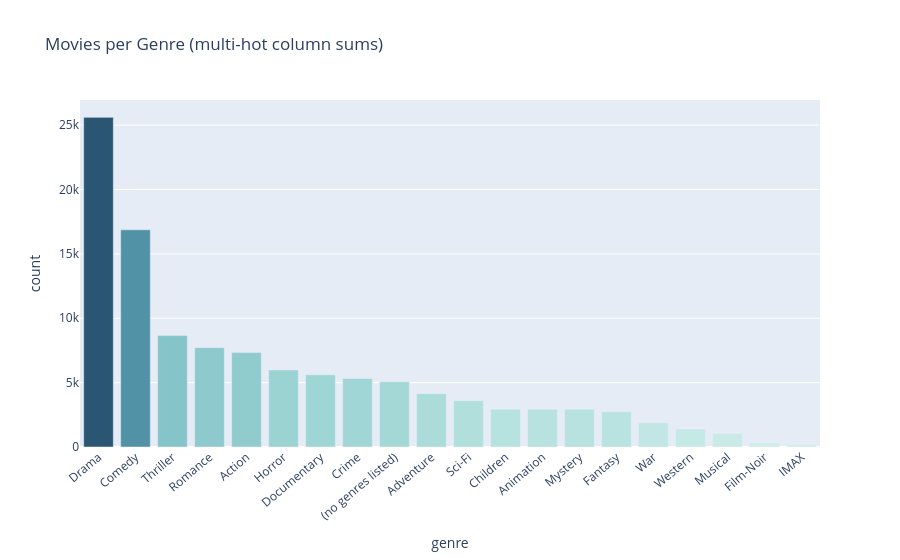

This figure's notebook cell:
### Markdown cell above
## 2. Genre Multi-hot Matrix

Each movie's pipe-separated genre string is expanded into a binary indicator
vector — one dimension per unique genre. This gives an interpretable, sparse
feature block that captures coarse content similarity at zero training cost.

### Code cell
genre_X     = build_genre_matrix(movies)
genre_names = movies["genres"].str.get_dummies(sep="|").columns.tolist()

print(f"Genre matrix shape: {genre_X.shape}")
print(f"Genres ({len(genre_names)}): {genre_names}")

genre_freq = (
    pd.DataFrame({
        "genre": genre_names,
        "count": np.asarray(genre_X.sum(axis=0)).ravel().astype(int),
    })
    .sort_values("count", ascending=False)
    .reset_index(drop=True)
)
fig = px.bar(
    genre_freq, x="genre", y="count",
    title="Movies per Genre (multi-hot column sums)",
    color="count", color_continuous_scale="Teal",
)
fig.update_layout(xaxis_tickangle=-40, coloraxis_showscale=False)
save_fig(fig, "13_genre_frequency")
display(genre_freq)

### Figure 1 — Plotly figure (JSON) as saved in the notebook; plotly's stock layout.template omitted (floating-point values rounded to 4 significant figures)
{"data": [{"hovertemplate": "genre=%{x}<br>count=%{marker.color}<extra></extra>", "legendgroup": "", "marker": {"color": [25606, 16870, 8654, 7719, 7348, 5989, 5605, 5319, 5062, 4145, 3595, 2935, 2929, 2925, 2731, 1874, 1399, 1054, 353, 195], "coloraxis": "coloraxis", "pattern": {"shape": ""}}, "name": "", "orientation": "v", "showlegend": false, "textposition": "auto", "type": "bar", "x": ["Drama", "Comedy", "Thriller", "Romance", "Action", "Horror", "Documentary", "Crime", "(no genres listed)", "Adventure", "Sci-Fi", "Children", "Animation", "Mystery", "Fantasy", "War", "Western", "Musical", "Film-Noir", "IMAX"], "xaxis": "x", "y": [25606, 16870, 8654, 7719, 7348, 5989, 5605, 5319, 5062, 4145, 3595, 2935, 2929, 2925, 2731, 1874, 1399, 1054, 353, 195], "yaxis": "y"}], "layout": {"barmode": "relative", "coloraxis": {"colorbar": {"title": {"text": "count"}}, "colorscale": [[0, "rgb(209, 238, 234)"], [0.1667, "rgb(168, 219, 217)"], [0.3333, "rgb(133, 196, 201)"], [0.5, "rgb(104, 171, 184)"], [0.6667, "rgb(79, 144, 166)"], [0.8333, "rgb(59, 115, 143)"], [1, "rgb(42, 86, 116)"]], "showscale": false}, "legend": {"tracegroupgap": 0}, "title": {"text": "Movies per Genre (multi-hot column sums)"}, "xaxis": {"anchor": "y", "domain": [0, 1], "tickangle": -40, "title": {"text": "genre"}}, "yaxis": {"anchor": "x", "domain": [0, 1], "title": {"text": "count"}}}}
